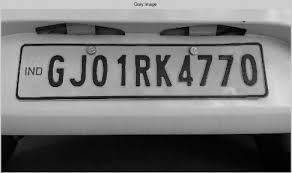
#> input picture CODE 4 (Combination of state and filter)/Car Images/10.jpg, 292 x 173 px
$ python combo.py
#> lines starting #> are read from the running program, lines starting #| are printed output that depends on the picture; after the words box and inside, x2 and y2 are one past the last pixel; in counts of white or black regions, pixels touching at a corner belong together
import numpy as np
import cv2
import imutils
import pytesseract
from PIL.Image import ImageTransformHandler
pytesseract.pytesseract.tesseract_cmd = r'C:\Program Files\Tesseract-OCR\tesseract.exe'

# Read the image file
image = cv2.imread('Car Images/10.jpg')
#> image is the input picture: shape (173, 292, 3); min 0, max 228, mean 116

# Resize the image - change width to 500
image = imutils.resize(image, width=500)
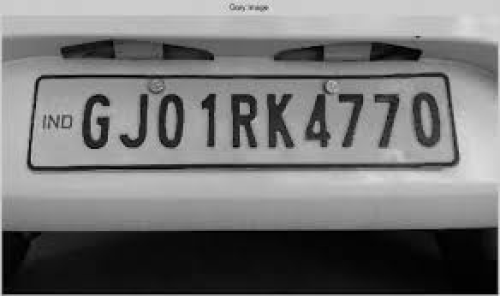
#> image: shape (296, 500, 3); min 0, max 228, mean 115.9

# Display the original image
cv2.imshow("Original Image", image)
cv2.waitKey(0)

# RGB to Gray scale conversion
gray = cv2.cvtColor(image, cv2.COLOR_BGR2GRAY)
cv2.imshow("1 - Grayscale Conversion", gray)
cv2.waitKey(0)

# Noise removal with iterative bilateral filter(removes noise while preserving edges)
gray = cv2.bilateralFilter(gray, 11, 17, 17)
cv2.imshow("2 - Bilateral Filter", gray)
cv2.waitKey(0)

# Find Edges of the grayscale image
edged = cv2.Canny(gray, 170, 200)
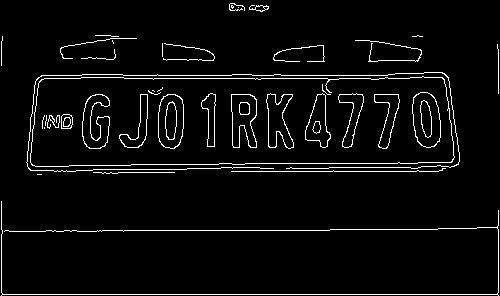
#> edged: shape (296, 500); 4.4% white in thin lines or dots
cv2.imshow("3 - Canny Edges", edged)
cv2.waitKey(0)

# Find contours based on Edges
cnts, new  = cv2.findContours(edged.copy(), cv2.RETR_LIST, cv2.CHAIN_APPROX_SIMPLE)
#> cnts = 66 contours, 29 with area under 20; largest, box (x1, y1, x2, y2) and area: (30, 76, 455, 167) 35682, (30, 76, 455, 167) 35665, (412, 92, 441, 148) 1261, (412, 92, 441, 148) 1241, (158, 94, 184, 149) 1183; new = 66 rows, first 6: [1, -1, -1, -1], [2, 0, -1, -1], [3, 1, -1, -1], [4, 2, -1, -1], [5, 3, -1, -1], [6, 4, -1, -1]

# Create copy of original image to draw all contours
img1 = image.copy()
cv2.drawContours(img1, cnts, -1, (0,255,0), 3)
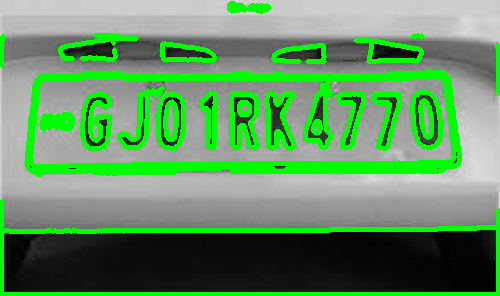
#> img1: shape (296, 500, 3); 19.18% of pixels changed, all inside (x1, y1, x2, y2) = (0, 1, 500, 296)
cv2.imshow("4- All Contours", img1)
cv2.waitKey(0)

#sort contours based on their area keeping minimum required area as '30' (anything smaller than this will not be considered)
cnts=sorted(cnts, key = cv2.contourArea, reverse = True)[:30]
#> cnts = 30 contours; largest, box (x1, y1, x2, y2) and area: (30, 76, 455, 167) 35682, (30, 76, 455, 167) 35665, (412, 92, 441, 148) 1261, (412, 92, 441, 148) 1241, (158, 94, 184, 149) 1183
NumberPlateCnt = None #we currently have no Number plate contour

# Top 30 Contours
img2 = image.copy()
cv2.drawContours(img2, cnts, -1, (0,255,0), 3)
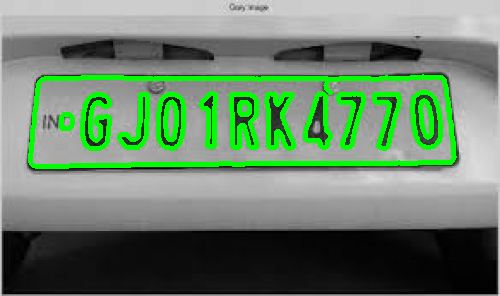
#> img2: shape (296, 500, 3); 9.5% of pixels changed, all inside (x1, y1, x2, y2) = (28, 74, 457, 169)
cv2.imshow("5- Top 30 Contours", img2)
cv2.waitKey(0)

# loop over our contours to find the best possible approximate contour of number plate
count = 0
idx =7
for c in cnts:
        peri = cv2.arcLength(c, True)
        approx = cv2.approxPolyDP(c, 0.02 * peri, True)
        # print ("approx = ",approx)
        if len(approx) == 4:  # Select the contour with 4 corners
            NumberPlateCnt = approx #This is our approx Number Plate Contour

            # Crop those contours and store it in Cropped Images folder
            x, y, w, h = cv2.boundingRect(c) #This will find out co-ord for plate
            new_img = gray[y:y + h, x:x + w] #Create new image
            cv2.imwrite('Cropped Images-Text/' + str(idx) + '.png', new_img) #Store new image
            idx+=1

            break
#> this loop made 1 pass
#> (peri, NumberPlateCnt, x, y, w, h, idx) on pass 1: (1013.8, [[454, 156], [442, 77], [39, 81], [30, 162]], 30, 76, 425, 91, 8)
#> pass 1, `new_img = gray[y:y + h, x:x + w]`:
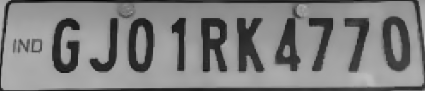
#> new_img: shape (91, 425); min 4, max 189, mean 126.9
#> after the loop, idx = 8

(h, w) = image.shape[:2]
#> h = 296; w = 500
# Drawing the selected contour on the original image
#print(NumberPlateCnt)
cv2.drawContours(image, [NumberPlateCnt], -1, (0,255,0), 3)
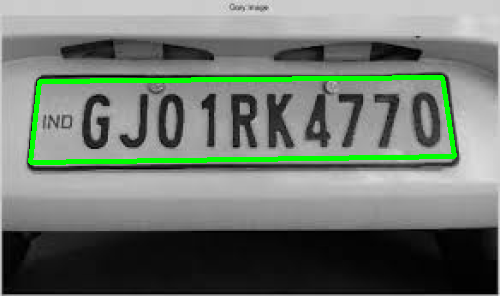
#> image: shape (296, 500, 3); 3.32% of pixels changed, all inside (x1, y1, x2, y2) = (28, 75, 457, 165)
cv2.imshow("Final Image With Number Plate Detected", image)
cv2.waitKey(0)

Cropped_img_loc = 'Cropped Images-Text/7.png'
cv2.imshow("Cropped Image ", cv2.imread(Cropped_img_loc))

# Use tesseract to covert image into string
#> (the run stopped early here; a loop or call above may not have finished)

$ run again, with CODE 4 (Combination of state and filter)/Car Images/1.jpg copied over CODE 4 (Combination of state and filter)/Car Images/10.jpg
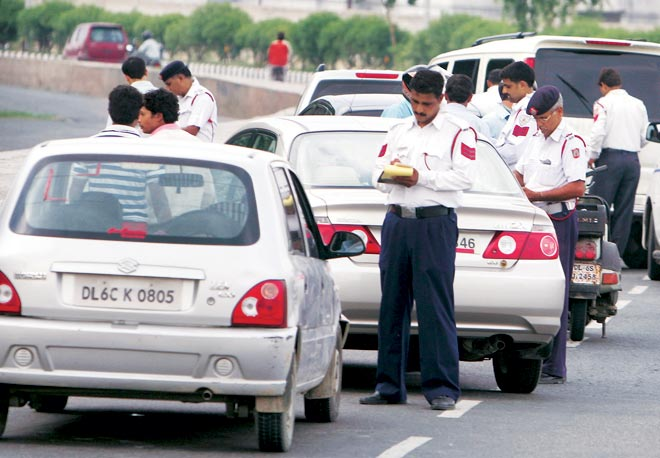
#> input picture CODE 4 (Combination of state and filter)/Car Images/1.jpg, 660 x 458 px
#> image is the input picture: shape (458, 660, 3); mean B, G, R 151.2, 148.8, 149.9
#> `edged = cv2.Canny(gray, 170, 200)`:
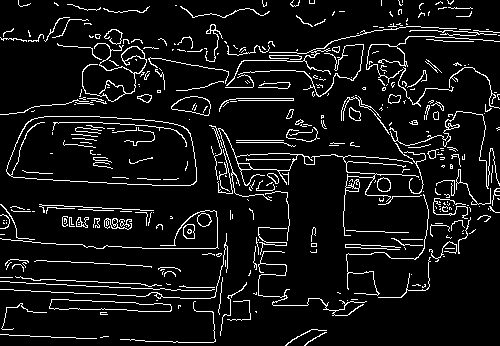
#> edged: shape (346, 500); 7.9% white in thin lines or dots
#> `cnts, new  = cv2.findContours(edged.copy(), cv2.RETR_LIST, cv2.CHAIN_A..`: cnts = 427 contours, 366 with area under 20; largest, box (x1, y1, x2, y2) and area: (6, 116, 197, 186) 11258, (6, 116, 197, 186) 11218, (218, 128, 419, 236) 1014, (49, 299, 172, 312) 968, (49, 299, 172, 312) 965; new = 427 rows, first 6: [1, -1, -1, -1], [2, 0, -1, -1], [3, 1, -1, -1], [4, 2, -1, -1], [5, 3, -1, -1], [6, 4, -1, -1]
#> `cnts=sorted(cnts, key = cv2.contourArea, reverse = True)[:30]`: cnts = 30 contours; largest, box (x1, y1, x2, y2) and area: (6, 116, 197, 186) 11258, (6, 116, 197, 186) 11218, (218, 128, 419, 236) 1014, (49, 299, 172, 312) 968, (49, 299, 172, 312) 965
#> img2: shape (346, 500, 3); mean B, G, R 139.3, 158, 137.2
#> the loop `for c in cnts:` made 4 passes
#> (peri, NumberPlateCnt, x, y, w, h, idx) on pass 4: (265.9, [[49, 306], [171, 310], [162, 303], [51, 299]], 49, 299, 123, 13, 8)
#> after the loop `for c in cnts:`: idx = 8
#> `cv2.drawContours(image, [NumberPlateCnt], -1, (0,255,0), 3)`:
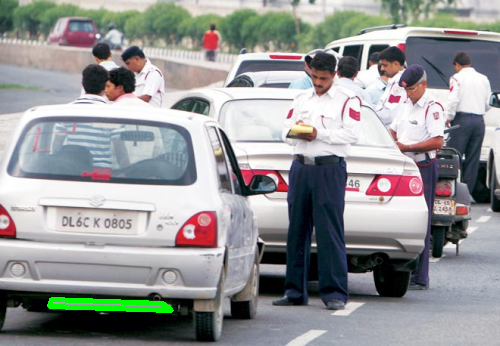
#> image: shape (346, 500, 3); mean B, G, R 150.5, 150, 149.2

$ run again, with CODE 4 (Combination of state and filter)/Car Images/11.jpg copied over CODE 4 (Combination of state and filter)/Car Images/10.jpg
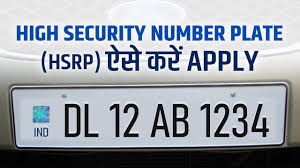
#> input picture CODE 4 (Combination of state and filter)/Car Images/11.jpg, 300 x 168 px
#> image is the input picture: shape (168, 300, 3); mean B, G, R 170.6, 161.7, 155.6
#> `edged = cv2.Canny(gray, 170, 200)`:
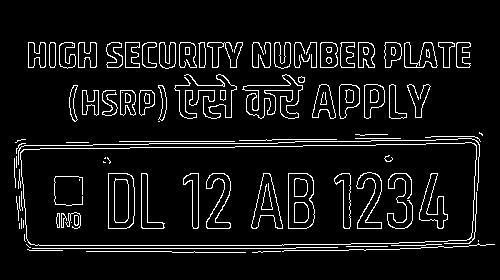
#> edged: shape (280, 500); 7.2% white in thin lines or dots, all inside (x1, y1, x2, y2) = (14, 42, 495, 253)
#> `cnts, new  = cv2.findContours(edged.copy(), cv2.RETR_LIST, cv2.CHAIN_A..`: cnts = 167 contours, 53 with area under 20; largest, box (x1, y1, x2, y2) and area: (20, 142, 477, 246) 44090, (20, 142, 477, 246) 44078, (108, 173, 135, 229) 1378, (108, 173, 135, 229) 1368, (288, 173, 315, 229) 1331; new = 167 rows, first 6: [1, -1, -1, -1], [2, 0, -1, -1], [3, 1, -1, -1], [4, 2, -1, -1], [5, 3, -1, -1], [6, 4, -1, -1]
#> `cnts=sorted(cnts, key = cv2.contourArea, reverse = True)[:30]`: cnts = 30 contours; largest, box (x1, y1, x2, y2) and area: (20, 142, 477, 246) 44090, (20, 142, 477, 246) 44078, (108, 173, 135, 229) 1378, (108, 173, 135, 229) 1368, (288, 173, 315, 229) 1331
#> img2: shape (280, 500, 3); mean B, G, R 154, 177.7, 141.4
#> the loop `for c in cnts:` made 1 pass
#> (peri, NumberPlateCnt, x, y, w, h, idx) on pass 1: (1098, [[476, 145], [23, 149], [26, 238], [466, 240]], 20, 142, 457, 104, 8)
#> after the loop `for c in cnts:`: idx = 8
#> `cv2.drawContours(image, [NumberPlateCnt], -1, (0,255,0), 3)`:
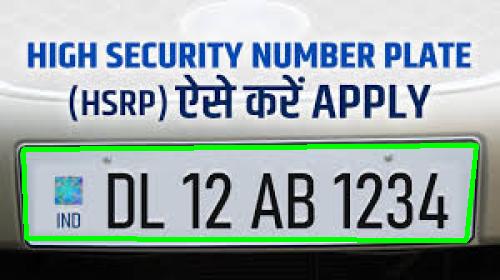
#> image: shape (280, 500, 3); mean B, G, R 163.7, 164.9, 149.3
